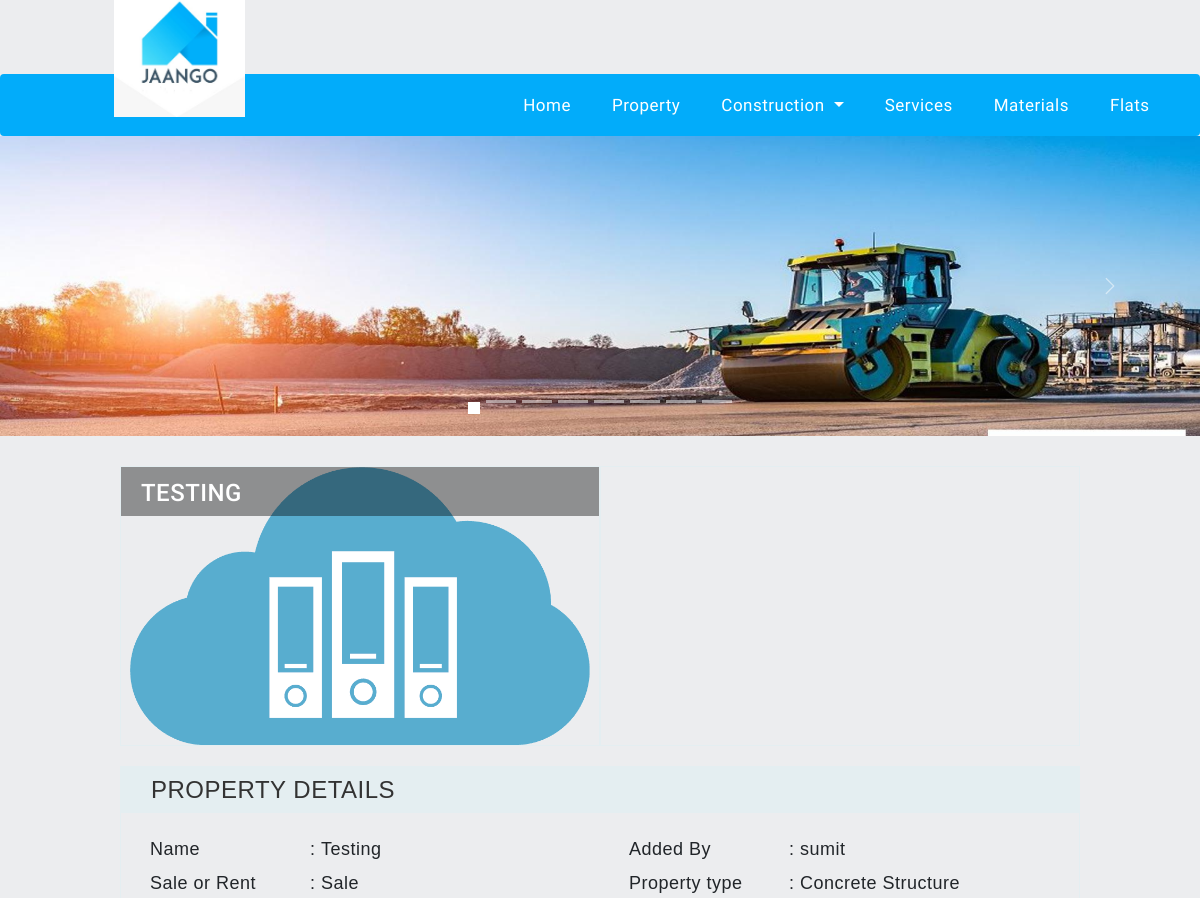
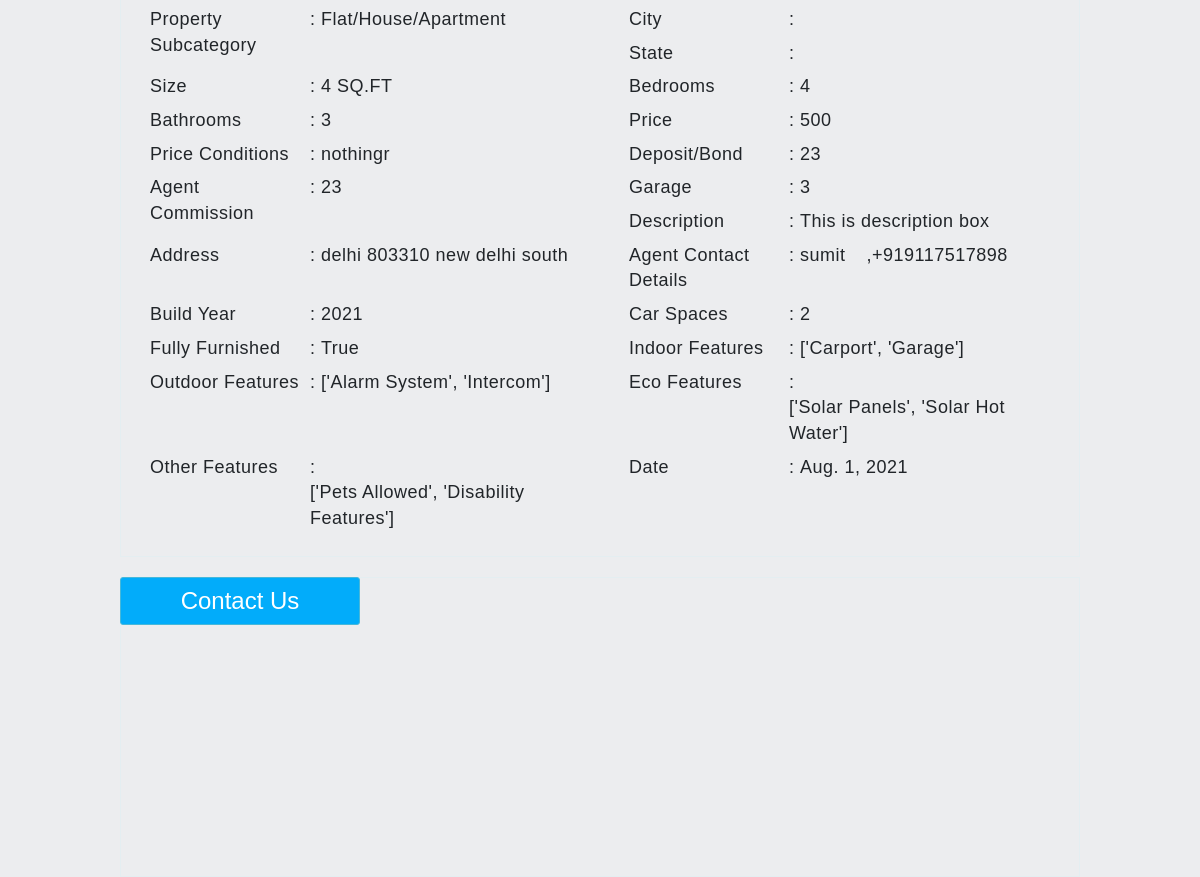
The app's page /property/1 (upper part), older data (2 pictures, top to bottom).
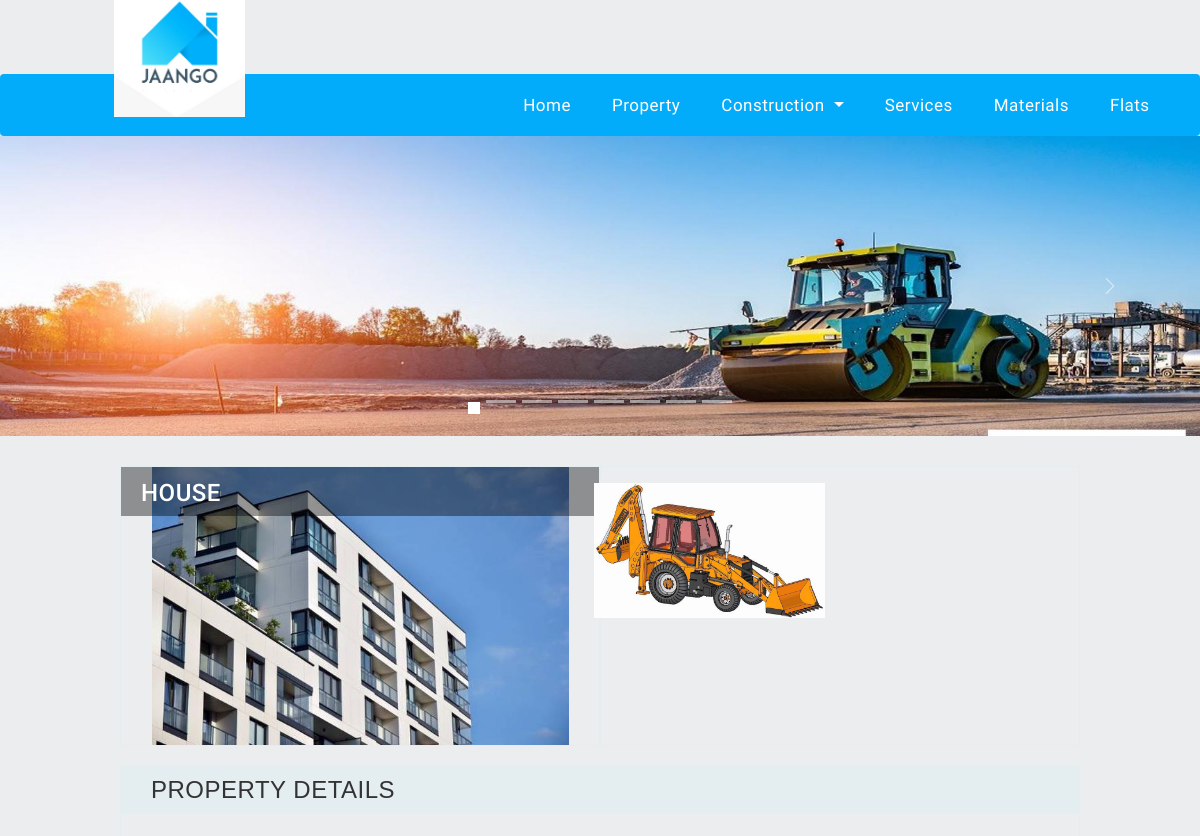
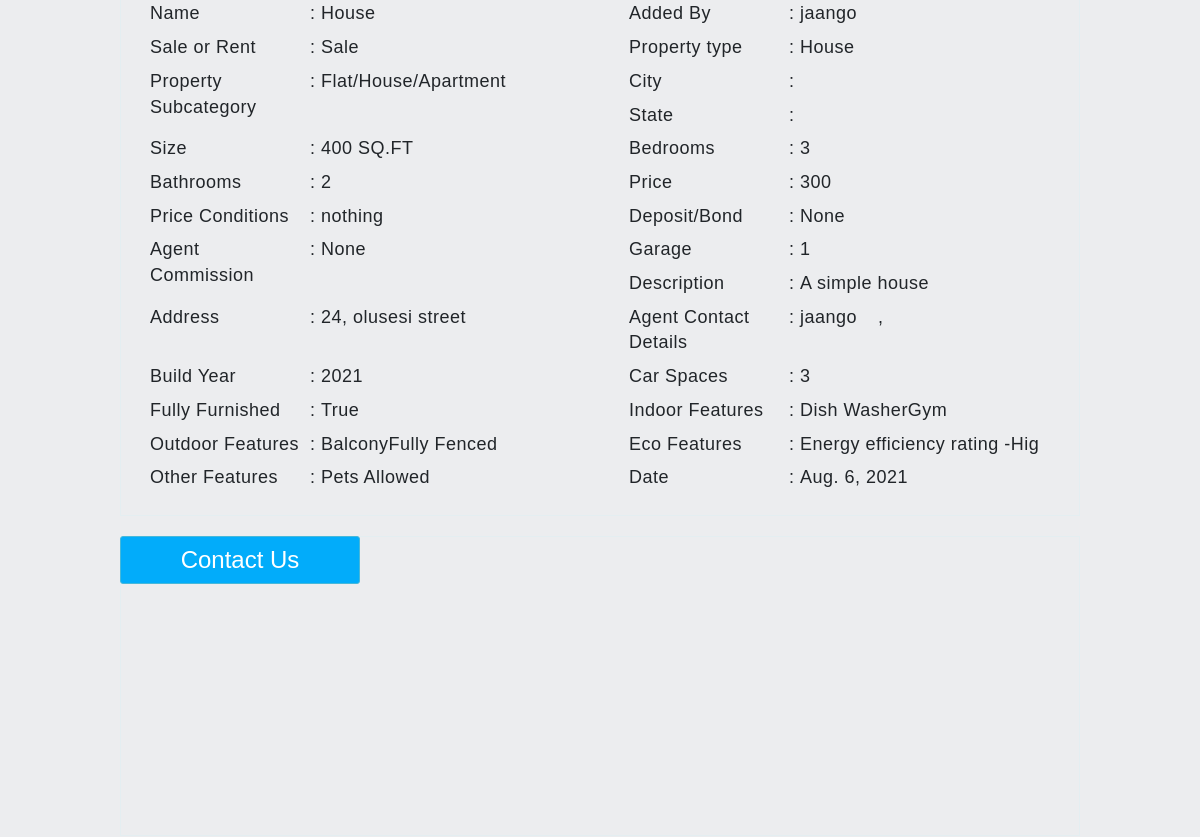
The same page, newer data (2 pictures, top to bottom).
### app/models.py (models this page shows, shortened)
class Property(models.Model):
    propertyChoices = [
        ("Concrete Structure","Concrete Structure"),
        ("Steel Structure","Steel Structure"),
        ("Home Stay","Home Stay"),
        ("Land","Land"),
        ("Flat","Flat"),
        ("House","House")
    ]
    subCategory = [
        ("Flat/House/Apartment","Flat/House/Apartment"),
        ("Trees Work","Trees Work"),
        ("Gardening","Gardening"),
        ("Public","Public"),
        ("Private","Private"),
        ("In Dispute","In Dispute"),
        ("Farm Land","Farm Land"),
        ("Non-Cultivated","Non-Cultivated"),
        ("Cultivated","Cultivated"),
        ("Partially Furnished","Partially Furnished"),
        ("Fully Furnished","Fully Furnished"),
    ]
    currency = [
        ("₦ NGN","₦ NGN"),
        ("$ USD","$ USD"),
        ("£ GBP","£ GBP"),
        ("€ EUR","€ EUR"),
    ]
    type= [
        ("Sale","Sale"),
        ("Rent","Rent")
    ]
    user = models.ForeignKey(User,on_delete=models.CASCADE)
    Type = models.CharField(max_length=20,choices=type)
    Title= models.CharField(default="",max_length=50)
    Description = models.CharField(default="",max_length=250)
    PropertyType = models.CharField(choices=propertyChoices,default="",max_length=50)
    SubCategory = models.CharField(default="",choices=subCategory,max_length=50)
    Location= models.CharField(default="",max_length=150)
    Address = models.CharField(default="",max_length=200)
    Size = models.IntegerField(default=0)
    Currency= models.CharField(default="",choices=currency,max_length=20)
    Price = models.IntegerField()
    PriceConditions = models.CharField(default="",max_length=150)
    Deposit = models.IntegerField(null=True,blank=True)
    AgentCommision = models.IntegerField(null=True,blank=True)
    BuildYear = models.IntegerField()
    Rooms = models.IntegerField()
    Garages = models.IntegerField()
    Bathroom = models.IntegerField()
    CarSpaces = models.IntegerField()
    FullyFurnished = models.BooleanField(blank=True,null=True)
    IndoorFeaturs = models.CharField(max_length=500)
    OutdoorFeatures = models.CharField(max_length=500)
    EcoFeatures = models.CharField(max_length=500)
    OtherFeatures = models.CharField(max_length=500)
    Date = models.DateField(default=timezone.now)
    image1 = models.FileField(upload_to="Images",null=True,blank=True)
    image1Verify = models.BooleanField(blank=True,null=True)

class UserDetails(models.Model):
    UserChoice = [
        ("Company","Company"),
        ("Individual","Individual")
    ]
    user = models.OneToOneField(User,on_delete=models.CASCADE)
    mobile = models.CharField(validators=[phone_regex],max_length=18)
    userType = models.CharField(max_length=20,default="",choices=UserChoice)
    verified = models.BooleanField(blank=True,null=True)

class PropertyIMage(models.Model):
    projectName = models.ForeignKey(Property,on_delete=models.CASCADE)
    image = models.FileField(upload_to="Images",null=True,blank=True)
    Verified = models.BooleanField(null=True,blank=True)

### app/views.py (the view)
# urls.py: path("property/<str:id>",views.propertyView,name="propertyView"),
def propertyView(request, id):
    data = {}
    property = Property.objects.filter(id=id)
    imageData = PropertyIMage.objects.filter(projectName=property[0])
    data["property"] = property
    data["images"] = imageData
    return render(request, "propertyView.html", data)

### Templates/propertyView.html (shortened to what this page needs)
{% extends "base.html" %}
{% block body %}
<div class="container-fluid content-default">
    <div class="detail-page no-margin">
        <div class="row images-section">
            <div class="col-md-6 text-center selected-image">
                <img class="img-responsive propImg" id="grid-image-0" src="../Files/{{property.0.image1}}">
                <div class="item-title">
                    <h3 id="property-title" class="text-uppercase">{{property.0.Title}}</h3>
                </div>
            </div>
            <div class="col-md-6 image-grid">
                <div id="property-image-grid-container" class="row image-grid-1">
                    {% for k in images %}
                    <img class="img-responsive col-xs-6 grid-image" id="grid-image-1"
                        src="../Files/{{k.image}}">
                   {% endfor %}
                </div>
            </div>
        </div>
        <div class="item-details">
            <div class="details-heading vertical-align">
                <h3 class="no-margin display-inline">PROPERTY DETAILS</h3>
            </div>
            <table class="table table-sm item-details-table">
                <tbody>
                    <tr class="col-md-6">
                        <td>
                            <p id="propery-name-label" class="no-margin">Name </p>
                        </td>
                        <td>
                            : <span class="no-margin" id="property-user-name">{{property.0.Title}}</span>
                        </td>
                    </tr>
                    <tr class="col-md-6">
                        <td>
                            <p class="no-margin">Added By </p>
                        </td>
                        <td>
                            : <span class="no-margin" id="property-user-name">{{property.0.user.username}}</span>
                        </td>
                    </tr>
                    <tr class="col-md-6">
                        <td>
                            <p class="no-margin">Sale or Rent </p>
                        </td>
                        <td>
                            : <span class="no-margin" id="sale_or_rent">{{property.0.Type}}</span>
                        </td>
                    </tr>
                    <tr class="col-md-6">
                        <td>
                            <p class="no-margin">Property type </p>
                        </td>
                        <td>
                            : <span class="no-margin" id="property-type">{{property.0.PropertyType}}</span>
                        </td>
                    </tr>
                    <tr class="col-md-6">
                        <td>
                            <p class="no-margin">Property Subcategory </p>
                        </td>
                        <td>
                            : <span class="no-margin" id="property_subcategory">{{property.0.SubCategory}}</span>
                        </td>
                    </tr>
                    <tr class="col-md-6">
                        <td>
                            <p class="no-margin">City </p>
                        </td>
                        <td>
                            :
                        </td>
                    </tr>
                    <tr class="col-md-6">
                        <td>
                            <p class="no-margin">State </p>
                        </td>
                        <td>
                            :
                        </td>
                    </tr>
                    <tr class="col-md-6">
                        <td>
                            <p class="no-margin">Size </p>
                        </td>
                        <td>
                            : <span class="no-margin" id="property_location_area">{{property.0.Size}} SQ.FT</span>
                        </td>
                    </tr>
                    {% if property.0.PropertyType != "Land" %}
                    <tr class="col-md-6" id="bedrooms_row">
                        <td>
                            <p class="no-margin">Bedrooms </p>
                        </td>
                        <td>
                            : <span class="no-margin" id="bedrooms">{{property.0.Rooms}}</span>
                        </td>
                    </tr>
                    {% endif %}
                    {% if property.0.PropertyType != "Land" %}
                    <tr class="col-md-6" id="bathrooms_row">
                        <td>
                            <p class="no-margin">Bathrooms </p>
                        </td>
                        <td>
                            : <span class="no-margin" id="bathrooms">{{ property.0.Bathroom }}</span>
                        </td>
                    </tr>
                    {% endif %}
                    <tr class="col-md-6">
                        <td>
                            <p class="no-margin">Price </p>
                        </td>
                        <td>
                            : <span class="no-margin" id="price">{{ property.0.Price }}</span>
                        </td>
                    </tr>
                    <tr class="col-md-6" id="price_condition_detail_view_r">
                        <td>
                            <p class="no-margin">Price Conditions</p>
                        </td>
                        <td>
                            : <span class="no-margin" id="price_condition_detail_view">{{ property.0.PriceConditions }}</span>
                        </td>
                    </tr>
                    <tr class="col-md-6" id="deposit_or_bond_detail_view_r">
                        <td>
                            <p class="no-margin">Deposit/Bond</p>
                        </td>
                        <td>
                            : <span class="no-margin" id="deposit_or_bond_detail_view">{{ property.0.Deposit }}</span>
                        </td>
                    </tr>
                    <tr class="col-md-6" id="agent_commission_detail_view_r">
                        <td>
                            <p class="no-margin">Agent Commission</p>
                        </td>
                        <td>
                            : <span class="no-margin" id="agent_commission_detail_view">{{ property.0.AgentCommision }}</span>
                        </td>
                    </tr>
                    {% if property.0.PropertyType != "Land" %}
                    <tr class="col-md-6" id="garage_row">
                        <td>
                            <p class="no-margin">Garage </p>
                        </td>
                        <td>
                            : <span class="no-margin" id="garage">{{ property.0.Garages }}</span>
                        </td>
                    </tr>
                    {% endif %}
                    <tr class="col-md-6">
                        <td>
                            <p class="no-margin">Description </p>
                        </td>
                        <td>
                            : <span class="no-margin" id="description">{{ property.0.Description }}</span>
                        </td>
                    </tr>
                    <tr class="col-md-6">
                        <td>
                            <p class="no-margin">Address </p>
                        </td>
                        <td>
                            : <span class="no-margin" id="address">{{ property.0.Address }}</span>
                        </td>
                    </tr>
                    <tr class="col-md-6" id="agent-contact-details-detail-view-r">
                        <td>
                            <p class="no-margin">Agent Contact Details </p>
                        </td>
                        <td>
                            : <span class="no-margin" id="agent-contact-details">{{ property.0.user.username }}</span>
                        </td>
                        <td>
                            ,<span class="no-margin" id="agent-contact-details">{{ property.0.user.userdetails.mobile }}</span>
                        </td>
                    </tr>
                    <tr class="col-md-6" id="property-build-yr-r">
                        <td>
                            <p class="no-margin">Build Year </p>
                        </td>
                        <td>
                            : <span class="no-margin" id="property-build-year">{{ property.0.BuildYear }}</span>
                        </td>
                    </tr>
                    <tr class="col-md-6" id="property-car-spaces-r">
                        <td>
                            <p class="no-margin">Car Spaces </p>
                        </td>
                        <td>
                            : <span class="no-margin" id="property-car-spaces">{{ property.0.CarSpaces }}</span>
                        </td>
                    </tr>
                    <tr class="col-md-6" id="property-furnishing-r">
                        <td>
                            <p class="no-margin">Fully Furnished </p>
                        </td>
                        <td>
                            : <span class="no-margin" id="property-furnishing-status">{{ property.0.FullyFurnished }}</span>
                        </td>
                    </tr>
                    <tr class="col-md-6" id="property-indoor-features-r">
                        <td>
                            <p class="no-margin">Indoor Features </p>
                        </td>
                        <td>
                            : <span class="no-margin">
                                {{ property.0.IndoorFeaturs }}
                            </span>
                        </td>
                    </tr>
                    <tr class="col-md-6" id="property-outdoor-features-r">
                        <td>
                            <p class="no-margin">Outdoor Features </p>
                        </td>
                        <td>
                            : <span class="no-margin">
                                <ul class="list-unstyled feature-list" id="property-outdoor-features">
                                    <li class="comma-span">{{ property.0.OutdoorFeatures }}</li>
                                </ul>
                            </span>
                        </td>
                    </tr>
                    <tr class="col-md-6" id="property-eco-features-r">
                        <td>
                            <p class="no-margin">Eco Features </p>
                        </td>
                        <td>
                            : <span class="no-margin">
                                <ul class="list-unstyled feature-list" id="property-eco-features">
                                    <li class="comma-span"> {{ property.0.EcoFeatures }}</li>
                                </ul>
                            </span>
                        </td>
                    </tr>
                    <tr class="col-md-6" id="property-other-features-r">
                        <td>
                            <p class="no-margin">Other Features </p>
                        </td>
                        <td>
                            : <span class="no-margin">
                                <ul class="list-unstyled feature-list" id="property-other-features">
                                    <li class="comma-span">{{ property.0.OtherFeatures }}</li>
                                </ul>
                            </span>
                        </td>
                    </tr>
                    <tr class="col-md-6" id="property-indoor-features-r">
                        <td>
                            <p class="no-margin">Date </p>
                        </td>
                        <td>
                            : <span class="no-margin">
                                {{ property.0.Date }}
                            </span>
                        </td>
                    </tr>
                </tbody>
            </table>
        </div>
        <button type="button" id="property-contact-button"
            class="btn btn-info btn-sm col-xs-12 col-sm-6 col-md-4 col-lg-3 detail-page-contact-button"
            data-toggle="modal" data-target=".contact-modal">
            <h3>Contact Us</h3>
        </button>
        <div class="location-item">
            <div id="map"></div>
        </div>
    </div>
</div>
{% endblock %}

Row changes from the older to the newer data that the page shows:
changed Property "Sale": image1: a different picture; Title "TESTING" → "HOUSE"; Title "Testing" → "House"; user.username "sumit" → "jaango"; PropertyType "Concrete Structure" → "House"; Size "4" → "400"; Rooms "4" → "3"; Bathroom "3" → "2"; Price "500" → "300"; PriceConditions "nothingr" → "nothing"; Deposit "23" → "None"; AgentCommision "23" → "None"; Garages "3" → "1"; Description "This is description box" → "A simple house"; Address "delhi 803310 new delhi south" → "24, olusesi street"; CarSpaces "2" → "3"; IndoorFeaturs "['Carport', 'Garage']" → "Dish WasherGym"; OutdoorFeatures "['Alarm System', 'Intercom']" → "BalconyFully Fenced"; EcoFeatures "['Solar Panels', 'Solar Hot Water']" → "Energy efficiency rating -Hig"; OtherFeatures "['Pets Allowed', 'Disability Features']" → "Pets Allowed"; Date "Aug. 1, 2021" → "Aug. 6, 2021"; user.mobile "+919117517898" → (not shown)
now on this page (row edited): PropertyIMage: image (picture)
